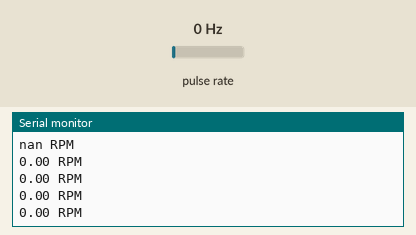
A sketch run on a simulated Arduino Uno, built with avr-gcc and run on an emulated ATmega328P. Parts: the last lines printed to the serial monitor. Wiring (inferred from the names in the program): pulse sensor: data pin 2. The inputs (shaded band) are chosen by the test bench; at power-on: pulse rate 0 Hz.

Above: at 1.2 s.
1.3 s: pulse rate (sensor on pin 2) set to 4 Hz
At 1.93 s:
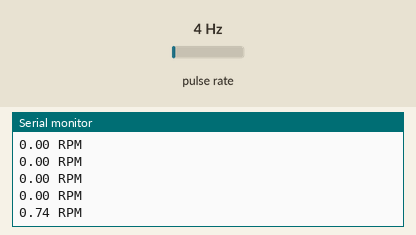
2.8 s: pulse rate (sensor on pin 2) set to 50 Hz
At 2.93 s:
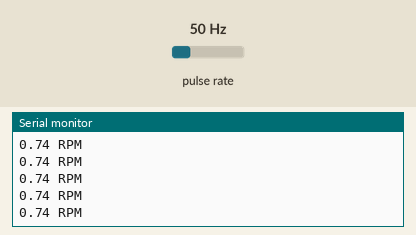
Timing chart, 0 to 5.8 s (numbered marks = the images above; inputs shaded):
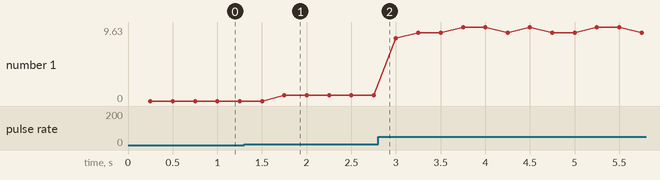

Measured:
- after the input at 1.3 s, the serial monitor: prints a new line after 0.45 s (image 1)
- plotted number 1: 0 → 0.74 after the input at 1.3 s, 0.74 → 9.63 after the input at 2.8 s

The sketch:

calculo_rpm_com_encoder1.ino
```cpp
// C++ code
//
#define PINENCODER 2
#define DELTAPULSO 250

volatile unsigned long pulsos;				//volatile pois o valor dela pode ser alterado em mais de um lugar
unsigned long verificaPulso;
float velocidadeRPM;
unsigned long dT, ultimaVerificacao;

void incrementaPulsos(){
  pulsos++;
}

void setup(){
  Serial.begin(9600);						//9600 bps
  pinMode(PINENCODER, INPUT);
  pulsos = 0L;
  attachInterrupt(digitalPinToInterrupt(PINENCODER), incrementaPulsos, FALLING);		// PINO 2 corresponde a interrução 0, borda de descida
  verificaPulso = ultimaVerificacao = millis();
}


void loop(){
  if (millis() >= verificaPulso){
    dT = millis() - ultimaVerificacao;
    noInterrupts();
    // Calcular velocidade em RPM
    // fazendo medições foi verificado que o encoder da 324 pulsos por volta
    velocidadeRPM = 60 * (((float)pulsos / 324) * 1000) / dT;
    pulsos = 0L;							//Zerar contador de pulsos
    interrupts();
    ultimaVerificacao = millis();
    verificaPulso = ultimaVerificacao + DELTAPULSO;
    Serial.print(velocidadeRPM);
    Serial.println(" RPM");
  }
}
```
